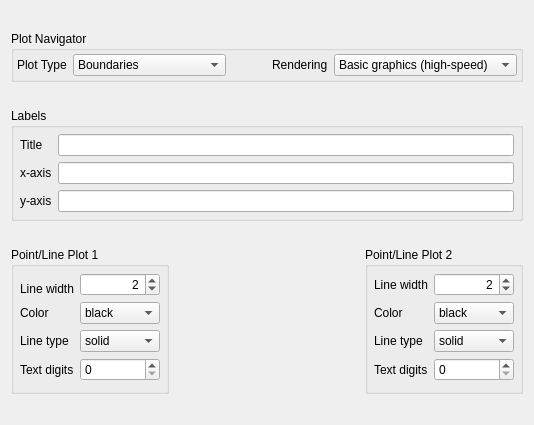
        <widget class="QWidget" name="opEdit">
         <layout class="QVBoxLayout" name="verticalLayout_11">
          <item>
           <spacer name="verticalSpacer_6">
            <property name="orientation">
             <enum>Qt::Vertical</enum>
            </property>
            <property name="sizeHint" stdset="0">
             <size>
              <width>20</width>
              <height>20</height>
             </size>
            </property>
           </spacer>
          </item>
          <item>
           <widget class="QGroupBox" name="groupBox_2">
            <property name="title">
             <string>Plot Navigator</string>
            </property>
            <layout class="QGridLayout" name="gridLayout_26">
             <property name="margin">
              <number>3</number>
             </property>
             <item row="0" column="0">
              <layout class="QHBoxLayout" name="horizontalLayout_7">
               <item>
                <widget class="QLabel" name="label_2">
                 <property name="text">
                  <string>Plot Type</string>
                 </property>
                </widget>
               </item>
               <item>
                <widget class="QComboBox" name="opTypeCombo">
                 <item>
                  <property name="text">
                   <string>Boundaries</string>
                  </property>
                 </item>
                 <item>
                  <property name="text">
                   <string>Power</string>
                  </property>
                 </item>
                 <item>
                  <property name="text">
                   <string>Treatment Effect</string>
                  </property>
                 </item>
                 <item>
                  <property name="text">
                   <string>Conditional Power</string>
                  </property>
                 </item>
                 <item>
                  <property name="text">
                   <string>Spending Function</string>
                  </property>
                 </item>
                 <item>
                  <property name="text">
                   <string>Expected Sample Size</string>
                  </property>
                 </item>
                 <item>
                  <property name="text">
                   <string>B-Values</string>
                  </property>
                 </item>
                </widget>
               </item>
              </layout>
             </item>
             <item row="0" column="1">
              <spacer name="horizontalSpacer">
               <property name="orientation">
                <enum>Qt::Horizontal</enum>
               </property>
               <property name="sizeHint" stdset="0">
                <size>
                 <width>40</width>
                 <height>20</height>
                </size>
               </property>
              </spacer>
             </item>
             <item row="0" column="2">
              <layout class="QGridLayout" name="gridLayout_24">
               <item row="0" column="0">
                <widget class="QLabel" name="opPlotRenderLabel">
                 <property name="text">
                  <string>Rendering</string>
                 </property>
                </widget>
               </item>
               <item row="0" column="1">
                <widget class="QComboBox" name="opPlotRenderCombo">
                 <item>
                  <property name="text">
                   <string>Basic graphics (high-speed)</string>
                  </property>
                 </item>
                 <item>
                  <property name="text">
                   <string>High quality (slow-speed)</string>
                  </property>
                 </item>
                </widget>
               </item>
              </layout>
             </item>
            </layout>
           </widget>
          </item>
          <item>
           <spacer name="verticalSpacer_5">
            <property name="orientation">
             <enum>Qt::Vertical</enum>
            </property>
            <property name="sizeHint" stdset="0">
             <size>
              <width>20</width>
              <height>20</height>
             </size>
            </property>
           </spacer>
          </item>
          <item>
           <widget class="QGroupBox" name="opLabelsGroup">
            <property name="title">
             <string>Labels</string>
            </property>
            <layout class="QGridLayout" name="gridLayout_44">
             <property name="margin">
              <number>6</number>
             </property>
             <item row="0" column="0">
              <layout class="QGridLayout" name="gridLayout_38">
               <item row="0" column="0">
                <widget class="QLabel" name="opTitleLabel">
                 <property name="text">
                  <string>Title</string>
                 </property>
                </widget>
               </item>
               <item row="0" column="1">
                <widget class="QLineEdit" name="opTitleLine"/>
               </item>
               <item row="1" column="0">
                <widget class="QLabel" name="opXLabelLabel">
                 <property name="text">
                  <string>x-axis</string>
                 </property>
                </widget>
               </item>
               <item row="1" column="1">
                <widget class="QLineEdit" name="opXLabelLine"/>
               </item>
               <item row="2" column="0">
                <widget class="QLabel" name="opYLabelLeftLabel">
                 <property name="text">
                  <string>y-axis</string>
                 </property>
                </widget>
               </item>
               <item row="2" column="1">
                <widget class="QLineEdit" name="opYLabelLeftLine"/>
               </item>
              </layout>
             </item>
            </layout>
           </widget>
          </item>
          <item>
           <spacer name="verticalSpacer_2">
            <property name="orientation">
             <enum>Qt::Vertical</enum>
            </property>
            <property name="sizeHint" stdset="0">
             <size>
              <width>20</width>
              <height>20</height>
             </size>
            </property>
           </spacer>
          </item>
          <item>
           <layout class="QHBoxLayout" name="horizontalLayout_5">
            <item>
             <widget class="QGroupBox" name="opLine1Group">
              <property name="title">
               <string>Point/Line Plot 1</string>
              </property>
              <layout class="QGridLayout" name="gridLayout_42">
               <property name="margin">
                <number>6</number>
               </property>
               <item row="0" column="0">
                <layout class="QGridLayout" name="gridLayout_43">
                 <property name="bottomMargin">
                  <number>4</number>
                 </property>
                 <item row="0" column="0">
                  <widget class="QLabel" name="opLine1WidthLabel">
                   <property name="text">
                    <string>Line width</string>
                   </property>
                   <property name="alignment">
                    <set>Qt::AlignBottom|Qt::AlignLeading|Qt::AlignLeft</set>
                   </property>
                  </widget>
                 </item>
                 <item row="0" column="1">
                  <widget class="QSpinBox" name="opLine1WidthSpin">
                   <property name="alignment">
                    <set>Qt::AlignRight|Qt::AlignTrailing|Qt::AlignVCenter</set>
                   </property>
                   <property name="value">
                    <number>2</number>
                   </property>
                  </widget>
                 </item>
                 <item row="1" column="0">
                  <widget class="QLabel" name="opLine1ColorLabel">
                   <property name="text">
                    <string>Color</string>
                   </property>
                  </widget>
                 </item>
                 <item row="1" column="1">
                  <widget class="QComboBox" name="opLine1ColorCombo">
                   <item>
                    <property name="text">
                     <string>black</string>
                    </property>
                   </item>
                   <item>
                    <property name="text">
                     <string>red</string>
                    </property>
                   </item>
                   <item>
                    <property name="text">
                     <string>green</string>
                    </property>
                   </item>
                   <item>
                    <property name="text">
                     <string>blue</string>
                    </property>
                   </item>
                   <item>
                    <property name="text">
                     <string>cyan</string>
                    </property>
                   </item>
                   <item>
                    <property name="text">
                     <string>magenta</string>
                    </property>
                   </item>
                   <item>
                    <property name="text">
                     <string>yellow</string>
                    </property>
                   </item>
                   <item>
                    <property name="text">
                     <string>gray</string>
                    </property>
                   </item>
                  </widget>
                 </item>
                 <item row="2" column="0">
                  <widget class="QLabel" name="opLine1TypeLabel">
                   <property name="text">
                    <string>Line type</string>
                   </property>
                  </widget>
                 </item>
                 <item row="2" column="1">
                  <widget class="QComboBox" name="opLine1TypeCombo">
                   <item>
                    <property name="text">
                     <string>solid</string>
                    </property>
                   </item>
                   <item>
                    <property name="text">
                     <string>dashed</string>
                    </property>
                   </item>
                   <item>
                    <property name="text">
                     <string>dotted</string>
                    </property>
                   </item>
                   <item>
                    <property name="text">
                     <string>dotdash</string>
                    </property>
                   </item>
                   <item>
                    <property name="text">
                     <string>longdash</string>
                    </property>
                   </item>
                   <item>
                    <property name="text">
                     <string>twodash</string>
                    </property>
                   </item>
                   <item>
                    <property name="text">
                     <string>blank</string>
                    </property>
                   </item>
                  </widget>
                 </item>
                 <item row="3" column="1">
                  <widget class="QSpinBox" name="opLine1SymDigitsSpin"/>
                 </item>
                 <item row="3" column="0">
                  <widget class="QLabel" name="opLine1SymDigitsLabel">
                   <property name="text">
                    <string>Text digits</string>
                   </property>
                  </widget>
                 </item>
                </layout>
               </item>
              </layout>
             </widget>
            </item>
            <item>
             <spacer name="horizontalSpacer_6">
              <property name="orientation">
               <enum>Qt::Horizontal</enum>
              </property>
              <property name="sizeHint" stdset="0">
               <size>
                <width>40</width>
                <height>20</height>
               </size>
              </property>
             </spacer>
            </item>
            <item>
             <widget class="QGroupBox" name="opLine2Group">
              <property name="title">
               <string>Point/Line Plot 2</string>
              </property>
              <layout class="QGridLayout" name="gridLayout_45">
               <property name="margin">
                <number>6</number>
               </property>
               <item row="0" column="0">
                <layout class="QGridLayout" name="gridLayout_40">
                 <property name="bottomMargin">
                  <number>4</number>
                 </property>
                 <item row="0" column="0">
                  <widget class="QLabel" name="opLine2WidthLabel">
                   <property name="text">
                    <string>Line width</string>
                   </property>
                  </widget>
                 </item>
                 <item row="0" column="1">
                  <widget class="QSpinBox" name="opLine2WidthSpin">
                   <property name="alignment">
                    <set>Qt::AlignRight|Qt::AlignTrailing|Qt::AlignVCenter</set>
                   </property>
                   <property name="value">
                    <number>2</number>
                   </property>
                  </widget>
                 </item>
                 <item row="1" column="0">
                  <widget class="QLabel" name="opLine2ColorLabel">
                   <property name="text">
                    <string>Color</string>
                   </property>
                  </widget>
                 </item>
                 <item row="1" column="1">
                  <widget class="QComboBox" name="opLine2ColorCombo">
                   <item>
                    <property name="text">
                     <string>black</string>
                    </property>
                   </item>
                   <item>
                    <property name="text">
                     <string>red</string>
                    </property>
                   </item>
                   <item>
                    <property name="text">
                     <string>green</string>
                    </property>
                   </item>
                   <item>
                    <property name="text">
                     <string>blue</string>
                    </property>
                   </item>
                   <item>
                    <property name="text">
                     <string>cyan</string>
                    </property>
                   </item>
                   <item>
                    <property name="text">
                     <string>magenta</string>
                    </property>
                   </item>
                   <item>
                    <property name="text">
                     <string>yellow</string>
                    </property>
                   </item>
                   <item>
                    <property name="text">
                     <string>gray</string>
                    </property>
                   </item>
                  </widget>
                 </item>
                 <item row="2" column="0">
                  <widget class="QLabel" name="opLine2TypeLabel">
                   <property name="text">
                    <string>Line type</string>
                   </property>
                  </widget>
                 </item>
                 <item row="2" column="1">
                  <widget class="QComboBox" name="opLine2TypeCombo">
                   <item>
                    <property name="text">
                     <string>solid</string>
                    </property>
                   </item>
                   <item>
                    <property name="text">
                     <string>dashed</string>
                    </property>
                   </item>
                   <item>
                    <property name="text">
                     <string>dotted</string>
                    </property>
                   </item>
                   <item>
                    <property name="text">
                     <string>dotdash</string>
                    </property>
                   </item>
                   <item>
                    <property name="text">
                     <string>longdash</string>
                    </property>
                   </item>
                   <item>
                    <property name="text">
                     <string>twodash</string>
                    </property>
                   </item>
                   <item>
                    <property name="text">
                     <string>blank</string>
                    </property>
                   </item>
                  </widget>
                 </item>
                 <item row="3" column="1">
                  <widget class="QSpinBox" name="opLine2SymDigitsSpin"/>
                 </item>
                 <item row="3" column="0">
                  <widget class="QLabel" name="opLine2SymDigitsLabel">
                   <property name="text">
                    <string>Text digits</string>
                   </property>
                  </widget>
                 </item>
                </layout>
               </item>
              </layout>
             </widget>
            </item>
           </layout>
          </item>
          <item>
           <spacer name="verticalSpacer_7">
            <property name="orientation">
             <enum>Qt::Vertical</enum>
            </property>
            <property name="sizeHint" stdset="0">
             <size>
              <width>20</width>
              <height>20</height>
             </size>
            </property>
           </spacer>
          </item>
         </layout>
        </widget>
